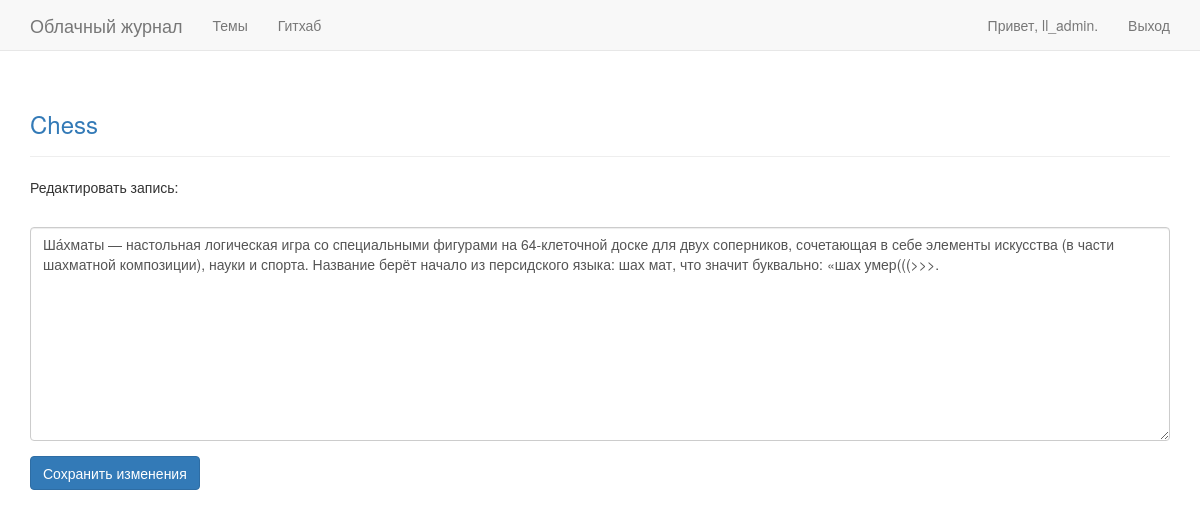
The page /edit_entry/1/ (signed in) on the database its author committed.
### learning_logs/models.py (models this page shows, shortened)
class Topic(models.Model):
    text = models.CharField(max_length=200)
    datetime = models.DateTimeField(auto_now_add=True)
    owner = models.ForeignKey(User)
    def __str__(self):
        return self.text

class Entry(models.Model):
    topic = models.ForeignKey(Topic)
    text = models.TextField()
    datetime = models.DateTimeField(auto_now_add=True)
    class Meta:
        verbose_name_plural = 'entries'

### learning_logs/views.py (the view)
# urls.py: url(r'^edit_entry/(?P<entry_id>\d+)/$', views.edit_entry, name='edit_entry'),
@login_required
def edit_entry(request, entry_id):
    entry = Entry.objects.get(id=entry_id)
    topic = entry.topic
    if topic.owner != request.user:
        raise Http404
    if request.method != 'POST':
        form = EntryForm(instance=entry)
    else:
        form = EntryForm(instance=entry, data=request.POST)
        if form.is_valid():
            form.save()
            return HttpResponseRedirect(reverse('learning_logs:topic',
                                        args=[topic.id]))
    context = {'entry' : entry, 'topic' : topic, 'form' : form}
    return render(request, 'learning_logs/edit_entry.html', context)

### learning_logs/forms.py
class EntryForm(forms.ModelForm):
    class Meta:
        model = Entry
        fields = ['text']
        labels = {'text': ''}
        widgets = {'text': forms.Textarea(attrs={'cols': 80})}

### learning_logs/templates/learning_logs/edit_entry.html (shortened to what this page needs)
{% extends 'learning_logs/base.html' %}
{% load bootstrap3 %}
{% block header %}
    <h3>
        <p><a href="{% url 'learning_logs:topic' topic.id %}">{{ topic }}</a></p>
    </h3>
{% endblock header %}
{% block content %}
    <p>Редактировать запись:</p>
    <form action="{% url 'learning_logs:edit_entry' entry.id %}" class="form" method='post'>
        {% bootstrap_form form %}
        {% buttons %}
            <button name="submit" class="btn btn-primary">Сохранить изменения</button>
        {% endbuttons %}
    </form>
{% endblock content %}

### learning_logs/templates/learning_logs/base.html (shortened to what this page needs)
{% load bootstrap3 %}
<!DOCTYPE html>
    <html lang="ru">
    <head>
        {% bootstrap_css %}
    </head>
    <body>
        <nav class="navbar navbar-default navbar-static-top">
            <div class="container">
                <div class="navbar-header">
                    <a class="navbar-brand" href="{% url 'learning_logs:index' %}">Облачный журнал</a>
                </div>
                <div id="navbar" class="navbar-collapse collapse">
                    <ul class="nav navbar-nav">
                        <li><a href="{% url 'learning_logs:topics' %}">Темы</a></li>
                        <li><a href="https://github.com/Emilnurg" target="_blank" >Гитхаб</a> </li>
                    </ul>
                    <ul class="nav navbar-nav navbar-right">
                        {% if user.is_authenticated %}
                            <li><a>Привет, {{ user.username }}.</a></li>
                            <li><a href="{% url 'users:logout' %}">Выход</a></li>
                        {% else %}
                            <li><a href="{% url 'users:register' %}">Регистрация</a></li>
                            <li><a href="{% url 'users:login' %}">Вход</a></li>
                        {% endif %}
                    </ul>
                </div>
            </div>
        </nav>
        <div class="container">
            <div class="page-header">
                {% block header %}{% endblock header %}
            </div>
            <div>
                {% block content %}{% endblock content %}
            </div>
        </div>
    </body>
</html>

### rows shown on the page
Topic: text "Chess"
Entry: text "Ша́хматы — настольная логическая игра со специальными фигурами на 64-клеточной доске для двух соперников, сочетающая в себе элементы искусства (в части шахматной композиции), науки и спорта. Название берёт начало из персидского языка: шах мат, что значит буквально: «шах умер(((>>>."

### other values the page prints
{{ user.username }} "ll_admin"
